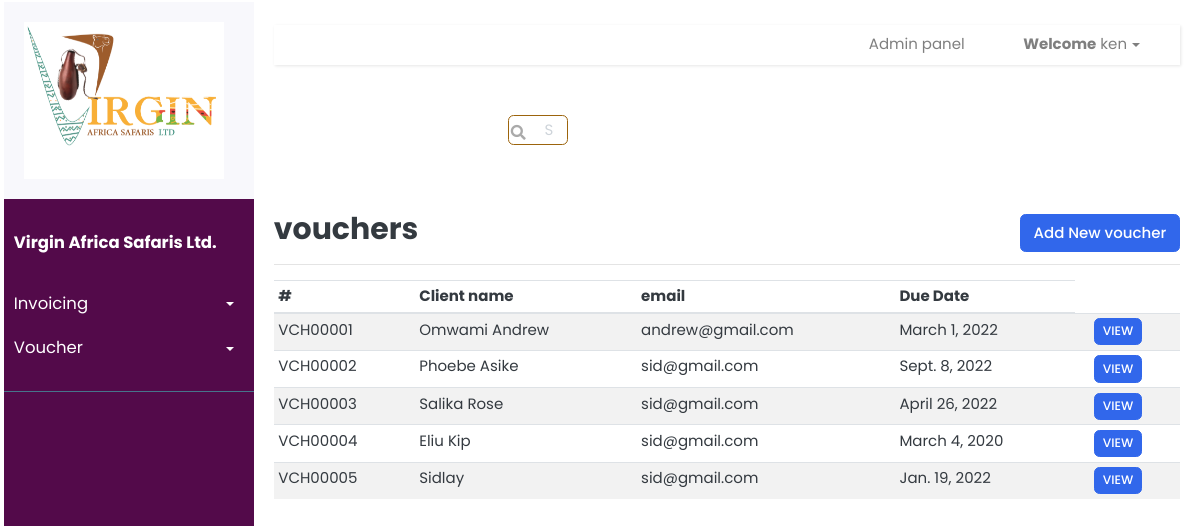
/voucher/vouchers/ (signed in), run on the app's committed database.
### voucher/models.py (models this page shows, shortened)
class Voucher(models.Model):
    TERMS = [
        ('Immediate', 'Immediate'),
        ('15 days', '15 days'),
        ('30 days', '30 days'),
    ]
    STATUS = [
        ('CANCELLED', 'CANCELLED'),
        ('EMAIL_SENT', 'EMAIL_SENT'),
        ('AMMENDED', 'AMMENDED'),
        ('NEW','NEW')
    ]
    types = [
        ('RESIDENT', 'RESIDENT'),
        ('NON RESIDENT', 'NON RESIDENT'),
    ]
    number = models.CharField(
        null=False, default=increment_voucher_number, blank=False, max_length=100, unique=True)
    facility_name = models.CharField(null=True, blank=True, max_length=500)
    number_of_adults = models.CharField(
        default='0', max_length=100)
    number_of_children = models.CharField(
        default='0', max_length=100)
    children_age = models.CharField(null=True, blank=True, max_length=500)
    infants = models.CharField(null=True, blank=True, max_length=500)
    baby_cot = models.CharField(null=True, blank=True, max_length=500)
    extras_to = models.CharField(null=True, blank=True, max_length=500)
    special_instructions = models.CharField(
        null=True, blank=True, max_length=500)
    reserver_name = models.CharField(null=True, blank=True, max_length=500)
    reservation_date = models.DateField(null=True, blank=True, max_length=500)
    arrival = models.DateTimeField(blank=True, null=True)
    departure = models.DateTimeField(blank=True, null=True)
    number_of_nights = models.CharField(blank=True, null=True, max_length=12)
    accommodation_type = models.CharField(
        choices=types, default='RESIDENT', max_length=19)
    voucher_status = models.CharField(
        choices=STATUS, default='NEW', null = True, blank=True, max_length=19)
    single = models.BooleanField()
    double = models.BooleanField()
    triple = models.BooleanField()
    twin = models.BooleanField()
    hb = models.BooleanField()
    fb = models.BooleanField()
    bb = models.BooleanField()
    ai = models.BooleanField()
    client = models.ForeignKey(
        Client, blank=True, null=True, on_delete=models.SET_NULL)
    uniqueId = models.CharField(null=True, blank=True, max_length=100)
    slug = models.SlugField(max_length=500, unique=True, blank=True, null=True)
    date_created = models.DateTimeField(blank=True, null=True)
    last_updated = models.DateTimeField(blank=True, null=True)

### invoice/models.py (models this page shows, shortened)
class Client(models.Model):
    clientName = models.CharField(null=True, blank=True, max_length=200)
    address = models.CharField(null=True, blank=True, max_length=200)
    postalCode = models.CharField(null=True, blank=True, max_length=10)
    phoneNumber = models.CharField(null=True, blank=True, max_length=100)
    emailAddress = models.CharField(null=True, blank=True, max_length=100)
    uniqueId = models.CharField(null=True, blank=True, max_length=100)
    slug = models.SlugField(max_length=500, unique=True, blank=True, null=True)
    date_created = models.DateTimeField(blank=True, null=True)
    last_updated = models.DateTimeField(blank=True, null=True)

### voucher/views.py (the view)
# urls.py: path("vouchers/", voucher_views.list_vouchers, name="list-vouchers" ),
@login_required
def list_vouchers(request):
	context = {}
	vouchers = Voucher.objects.all()
	context['vouchers'] = vouchers
	return render(request, 'voucher/vouchers.html', context)

### templates/voucher/vouchers.html (shortened to what this page needs)
{% extends 'index.html' %} {% load static %} {% load crispy_forms_tags %}
 {% block content %}
<div class="search-main">
 <div class="form-group has-search">
    <input type="text" class="form-control voucher_search_input" placeholder="Search" id="search" data-url="url for voucher to search"/>
  </div>
  </div>
<div
  class="
    d-flex
    justify-content-between
    flex-wrap flex-md-nowrap
    align-items-center
    pt-3
    pb-2
    mb-3
    border-bottom
  "
>
  <h1 class="h2">vouchers</h1>
  <div class="btn-toolbar mb-2 mb-md-0">
    <div class="btn-group me-2">
      <a href="{% url 'create-voucher' %}"
        ><button type="button" class="btn btn-primary">
          Add New voucher
        </button></a
      >
    </div>
  </div>
</div>
{% if vouchers|length > 0 %}
<div class="table-responsive">
  <table class="table table-striped table-sm table-hover" id="voucherTable">
    <thead>
      <tr>
        <th>#</th>
        <th>Client name</th>
        <th>email</th>
        <th>Due Date</th>
      </tr>
    </thead>
    <tbody>
      {% for voucher in vouchers %}
      <tr onclick="getElementById('edit-1').click()" style="cursor: pointer">
        <td id="vouchernumber">{{voucher.number}}</td>
        <td>{{voucher.client.clientName}}</td>
        <td>{{voucher.client.emailAddress}}</td>
        <td>{{voucher.reservation_date}}</td>
        <td>
        </td>
        <td>
          <a href="{% url 'view-voucher' voucher.slug %}"
            ><button class="btn btn-primary btn-sm">VIEW</button></a
          >
        </td>
      </tr>
      {% endfor %}
    </tbody>
  </table>
</div>
{% endif %}
{% endblock %}

### templates/index.html (shortened to what this page needs)
{% load static %} {% load crispy_forms_tags %}
<!DOCTYPE html>
<html lang="en">
  <head>
    <link
      href="{% static 'css/bootstrap.css' %}"
      rel="stylesheet"
      type="text/css"
    />
    <link
      href="{% static 'fonts/fontawesome/css/all.min.css' %}"
      type="text/css"
      rel="stylesheet"
    />
    <link href="{% static 'css/ui.css' %}" rel="stylesheet" type="text/css" />
    <link href="{% static 'css/doc.css' %}" rel="stylesheet" type="text/css" />
    <link href="{% static 'css/home.css' %}" rel="stylesheet" type="text/css" />
    <link
      href="{% static 'css/responsive.css' %}"
      rel="stylesheet"
      media="only screen and (max-width: 1200px)"
    />
  </head>
  <body class="forms_body">
    <div class="wrapper">
      <nav class="ml-1" id="sidebar">
        <div class="sidebar-header">
          <img
            src="{% static 'images/logo.PNG' %}"
            style="width: 100%; max-width: 200px"
            alt="Logo"
          />
        </div>
        <ul class="list-unstyled components">
          <p><b>Virgin Africa Safaris Ltd.</b></p>
          <li>
            <a
              href="#homeSubmenu"
              data-toggle="collapse"
              aria-expanded="false"
              class="dropdown-toggle"
              >Invoicing</a
            >
          </li>
          <li>
            <a
              href="#pageSubmenu"
              data-toggle="collapse"
              aria-expanded="false"
              class="dropdown-toggle"
              >Voucher</a
            >
          </li>
        </ul>
        <ul class="list-unstyled CTAs">
        </ul>
      </nav>
      <div id="content">
        <nav class="navbar navbar-expand-lg navbar-light">
          <div class="container-fluid">
            <div class="collapse navbar-collapse" id="navbarSupportedContent">
              <ul class="nav navbar-nav ml-auto">
                <li class="nav-item mr-3">
                  <a
                    class="nav-link mr-4"
                    href="/admin"
                    id="navbarDropdown"
                    role="button"
                    data-toggle="dropdown"
                    aria-haspopup="true"
                    aria-expanded="false"
                    >Admin panel</a
                  >
                </li>
                <li class="nav-item dropdown">
                  <a
                    class="nav-link dropdown-toggle mr-4"
                    href="#"
                    id="navbarDropdown"
                    role="button"
                    data-toggle="dropdown"
                    aria-haspopup="true"
                    aria-expanded="false"
                  >
                    <b>Welcome</b> {{user.get_username}}
                  </a>
                </li>
              </ul>
            </div>
          </div>
        </nav>
        {% block content %} {% endblock %}
      </div>
    </div>
  </body>
</html>

### static/css/ui.css (style rules this page uses)
html { font-family: "Inter", sans-serif; font-size: 15px; }
article:after, .form-group:after { display: block; clear: both; content: ""; }
[class*="list-"] li:after { visibility: hidden; display: block; content: ""; overflow: hidden; height: 0; clear: both; }
.has-search .form-control { padding-left: 2.375rem; }
.search-main { width: 50%; margin: 50px auto; }

### static/css/doc.css (style rules this page uses)
table { color: #9c640c; }
input[type="text"] { height: 2em; width: 4em; display: inline-block; border: #9c640c 1px solid; margin: 0 0.5em; }

### static/css/home.css (style rules this page uses)
* { padding-top: 0; }
body { font-family: "Poppins", sans-serif; background: #ffffff; padding-top: 2px; }
p { font-family: "Poppins", sans-serif; font-size: 1.1em; font-weight: 300; line-height: 1.7em; color: #999; }
a, a:hover, a:focus { color: inherit; text-decoration: none; transition: all 0.3s; }
.navbar { padding: 15px 10px; background: #fff; border: none; border-radius: 0; margin-bottom: 10px; box-shadow: 1px 1px 3px rgba(0, 0, 0, 0.1); }
.navbar-expand-lg { background-color: #ffffff; width: 100%; height: 40px; }
.wrapper { display: flex; width: 100%; align-items: stretch; }
#sidebar { min-width: 250px; max-width: 150px; margin-top: 0; background: #530a4a; color: #fff; transition: all 0.3s; }
#sidebar .sidebar-header { padding: 20px; background: #f8f8fc; }
#sidebar ul.components { padding: 20px 0; border-bottom: 1px solid #47748b; }
#sidebar ul p { color: #fff; padding: 10px; }
#sidebar ul li a { padding: 10px; font-size: 1.1em; display: block; }
a[data-toggle="collapse"] { position: relative; }
.dropdown-toggle::after { display: block; position: absolute; top: 50%; right: 20px; transform: translateY(-50%); }
ul.CTAs { padding: 20px; }
#content { width: 100%; margin: 0; padding: 20px; padding-top: 0px; min-height: 100vh; transition: all 0.3s; }

### data on the page
Voucher: number "VCH00001", client.clientName "Omwami Andrew", client.emailAddress "andrew@gmail.com", reservation_date "March 1, 2022"
Voucher: number "VCH00002", client.clientName "Phoebe Asike", client.emailAddress "sid@gmail.com", reservation_date "Sept. 8, 2022"
Voucher: number "VCH00003", client.clientName "Salika Rose", client.emailAddress "sid@gmail.com", reservation_date "April 26, 2022"
Voucher: number "VCH00004", client.clientName "Eliu Kip", client.emailAddress "sid@gmail.com", reservation_date "March 4, 2020"
Voucher: number "VCH00005", client.clientName "Sidlay", client.emailAddress "sid@gmail.com", reservation_date "Jan. 19, 2022"

### other printed values
{{ user.get_username }} "ken"
